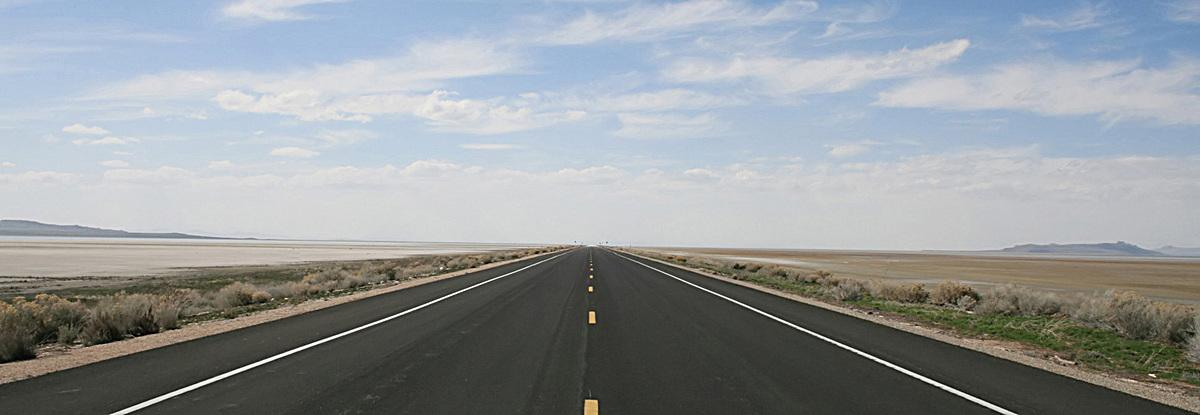
#> input picture road1.jpg, 1200 x 415 px, found by its file name
$ python traditional.py
#> lines starting #> are read from the running program, lines starting #| are printed output that depends on the picture; after the words box and inside, x2 and y2 are one past the last pixel; in counts of white or black regions, pixels touching at a corner belong together
#coding=utf-8
import sys
#sys.path.append("/users/lihuan/pyworkspace/autoDriver/auto/lib/python3.6/site-packages")
import cv2
import numpy as np
image_file = "/users/lihuan/pyworkspace/autoDriver/road1.jpg"


def region_of_interest(img, vertices):
    #定义一个和输入图像同样大小的全黑图像mask，这个mask也称掩膜
    #掩膜的介绍，可参考：https://www.cnblogs.com/skyfsm/p/6894685.html
    mask = np.zeros_like(img)

    #根据输入图像的通道数，忽略的像素点是多通道的白色，还是单通道的白色
    if len(img.shape) > 2:
        channel_count = img.shape[2]  # i.e. 3 or 4 depending on your image
        ignore_mask_color = (255,) * channel_count
    else:
        ignore_mask_color = 255


    #[vertices]中的点组成了多边形，将在多边形内的mask像素点保留，
    cv2.fillPoly(mask, [vertices], ignore_mask_color)

    #与mask做"与"操作，即仅留下多边形部分的图像
    masked_image = cv2.bitwise_and(img, mask)
    return masked_image

def draw_lines(img, lines, color=[255, 0, 0], thickness=2):
    left_lines_x = []
    left_lines_y = []
    right_lines_x = []
    right_lines_y = []
    center_lines_x = []
    center_lines_y = []
    line_y_max = 0
    line_y_min = 999
    print(len(lines))
    for line in lines:
        for x1,y1,x2,y2 in line:
            if y1 > line_y_max:
                line_y_max = y1
            if y2 > line_y_max:
                line_y_max = y2
            if y1 < line_y_min:
                line_y_min = y1
            if y2 < line_y_min:
                line_y_min = y2
            k = (y2 - y1)/(x2 - x1)
            if k < -0.3 and k > -0.4:
                left_lines_x.append(x1)
                left_lines_y.append(y1)
                left_lines_x.append(x2)
                left_lines_y.append(y2)
            elif k > 0.3:
                right_lines_x.append(x1)
                right_lines_y.append(y1)
                right_lines_x.append(x2)
                right_lines_y.append(y2)
            if (x2-x1 == 0):
                center_lines_x.append(x1)
                center_lines_y.append(y1)
                center_lines_x.append(x2)
                center_lines_y.append(y2)
    #最小二乘直线拟合
    print(left_lines_x)
    print(left_lines_y)
    left_line_k, left_line_b = np.polyfit(left_lines_x, left_lines_y, 1)
    right_line_k, right_line_b = np.polyfit(right_lines_x, right_lines_y, 1)
    # print(left_line_k)
    # print(right_line_k)
    center_line_k, center_line_b = np.polyfit(center_lines_x, center_lines_y, 1)
    #根据直线方程和最大、最小的y值反算对应的x
    cv2.line(img,
             (int((line_y_max - left_line_b)/left_line_k), line_y_max),
             (int((line_y_min - left_line_b)/left_line_k), line_y_min),
             [0,0,255], thickness)
    cv2.line(img,
             (int((line_y_max - right_line_b)/right_line_k), line_y_max),
             (int((line_y_min - right_line_b)/right_line_k), line_y_min),
             color, thickness)
    cv2.line(img,
             (int(center_lines_x[0]), line_y_max),
             (int(center_lines_x[1]), line_y_min),
             [0, 255, 0], 2)
def main():
    img = cv2.imread(image_file)
#> img is the input picture: shape (415, 1200, 3); mean B, G, R 155.6, 152.6, 147.7

    #gray(x,y) = 0.299*Red(x,y) + 0.587*Green(x,y) + 0.114*Blue(x,y)
    gray = cv2.cvtColor(img, cv2.COLOR_BGR2GRAY)
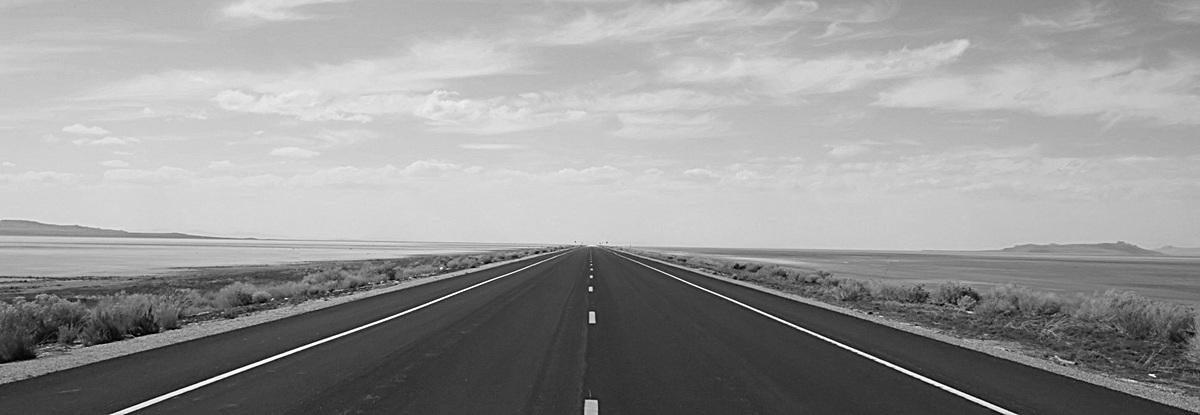
#> gray: shape (415, 1200); min 0, max 255, mean 151.5
    #cv2.imshow("grayimage", gray)
    low_threshold = 50
    high_threshold = 150
    canny_image = cv2.Canny(gray, low_threshold, high_threshold)
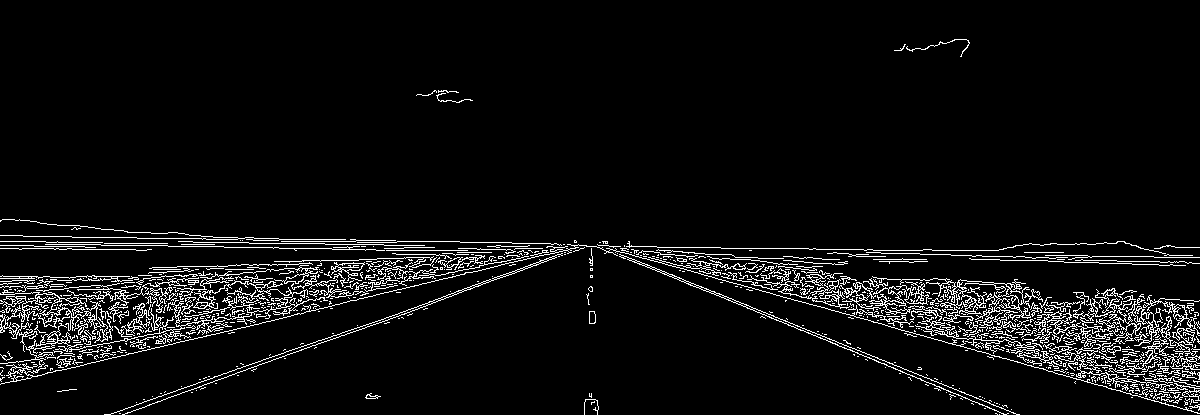
#> canny_image: shape (415, 1200); 5.7% white in thin lines or dots
    #cv2.imshow("cannyimage", canny_image)

    left_bottom = [0, canny_image.shape[0]]
#> left_bottom = [0, 415]
    right_bottom = [canny_image.shape[1] - 20, canny_image.shape[0]]
#> right_bottom = [1180, 415]
    apex = [canny_image.shape[1]/2 - 10, 246]
#> apex = [590, 246]

    vertices = np.array([left_bottom, right_bottom, apex], np.int32)
#> vertices = [[0, 415], [1180, 415], [590, 246]]
    roi_image = region_of_interest(canny_image, vertices)
#> in region_of_interest, `cv2.fillPoly(mask, [vertices], ignore_mask_color)`:
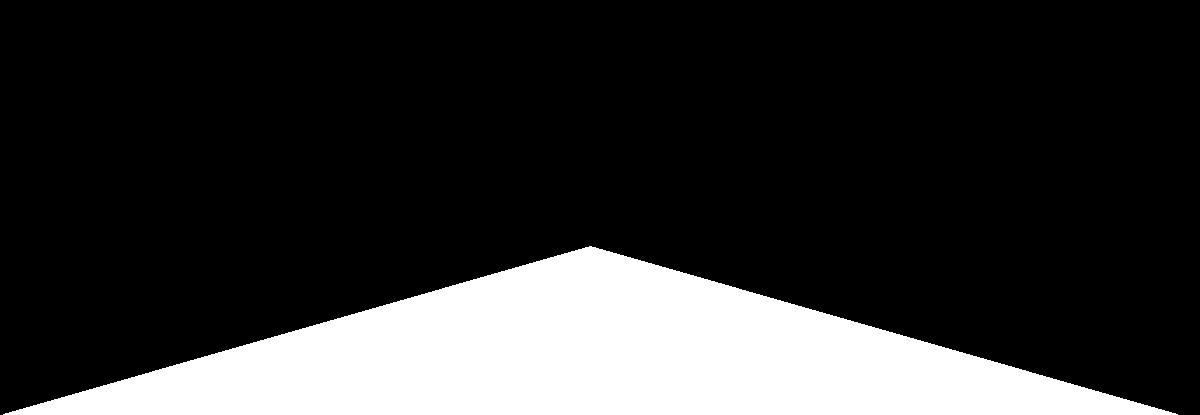
#> mask: shape (415, 1200); 20% white; 1 white region, box (x1, y1, x2, y2) and area: (3, 246, 1178, 415) 99791
#> in region_of_interest, `masked_image = cv2.bitwise_and(img, mask)`:
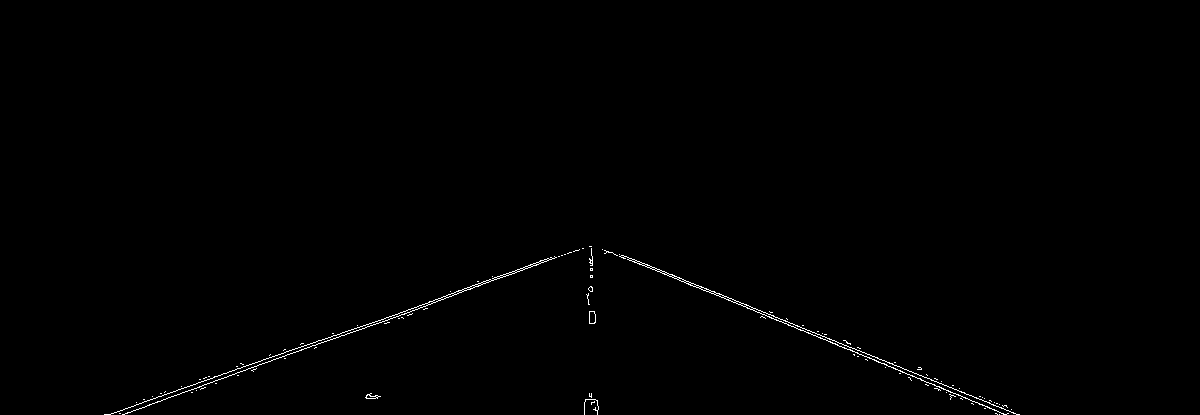
#> masked_image: shape (415, 1200); 0.45% white in thin lines or dots, all inside (x1, y1, x2, y2) = (104, 246, 1020, 415)
    cv2.imshow("roiimage", roi_image)
    rho = 2 # distance resolution in pixels of the Hough grid
    theta = np.pi/180 # angular resolution in radians of the Hough grid
    threshold = 50     # minimum number of votes (intersections in Hough grid cell)
    min_line_length = 120 #minimum number of pixels making up a line
    max_line_gap = 70    # maximum gap in pixels between connectable line segments
    # Hough Transform 检测线段，线段两个端点的坐标存在lines中
    lines = cv2.HoughLinesP(roi_image, rho, theta, threshold, np.array([]),
                                min_line_length, max_line_gap)
#> lines = [[123, 414, 575, 250], [602, 249, 884, 363], [104, 414, 522, 270], [714, 291, 1003, 414], [837, 345, 1011, 409], [203, 388, 497, 276], [622, 255, 1017, 414], [107, 414, 241, 363], [591, 404, 591, 265], [110, 414, 242, 364], [786, 318, 954, 396]]

    line_image = np.copy(img) # 复制一份原图，将线段绘制在这幅图上
    draw_lines(line_image, lines, [255, 0, 0], 6)
#| 11
#> the loop in draw_lines, `for line in lines:` made 11 passes
#> after the loop in draw_lines, `for line in lines:`: center_lines_x = [591, 591]; center_lines_y = [404, 265]; left_lines_x = [123, 575, 104, 522, 203, 497, 107, 241, 110, 242]; left_lines_y = [414, 250, 414, 270, 388, 276, 414, 363, 414, 364]; line_y_max = 414; line_y_min = 249; right_lines_x = [602, 884, 714, 1003, 837, 1011, 622, 1017, 786, 954]; right_lines_y = [249, 363, 291, 414, 345, 409, 255, 414, 318, 396]
#| [123, 575, 104, 522, 203, 497, 107, 241, 110, 242]
#| [414, 250, 414, 270, 388, 276, 414, 363, 414, 364]
#> in draw_lines, `left_line_k, left_line_b = np.polyfit(left_lines_x, left_lines_y, 1)`: left_line_k = -0.354; left_line_b = 453.1
#> in draw_lines, `right_line_k, right_line_b = np.polyfit(right_lines_x, right_lines_y, 1)`: right_line_k = 0.408; right_line_b = 1.65
#> in draw_lines, `center_line_k, center_line_b = np.polyfit(center_lines_x, center_lines..`: center_line_k = 0.283; center_line_b = 167.2
#> in draw_lines, `cv2.line(img, (int(center_lines_x[0]), line_y_max), (int(center_lines_..`:
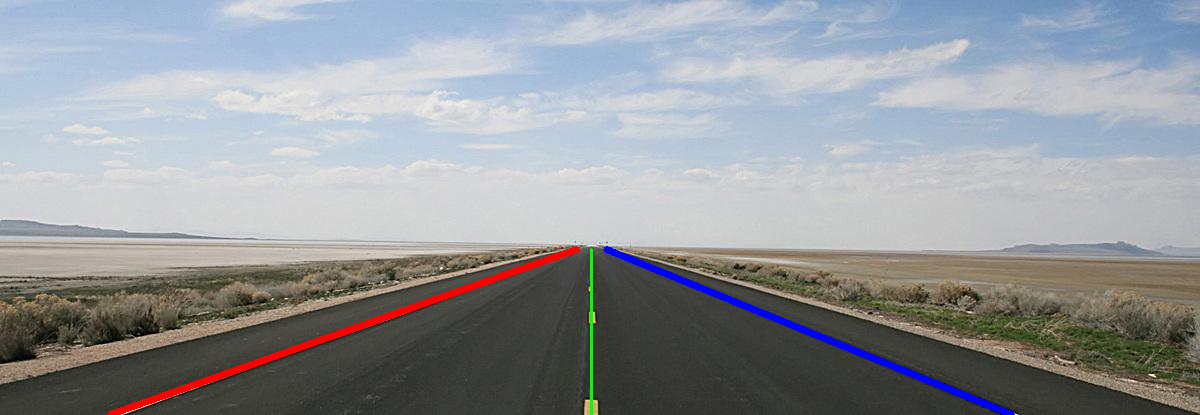
#> img: shape (415, 1200, 3); mean B, G, R 155.6, 151.2, 147.8
    cv2.imshow("lineImage", line_image)
    cv2.waitKey()
    cv2.destroyAllWindows()

if __name__ == "__main__":
    exit(main())
#> (the program exits here)
